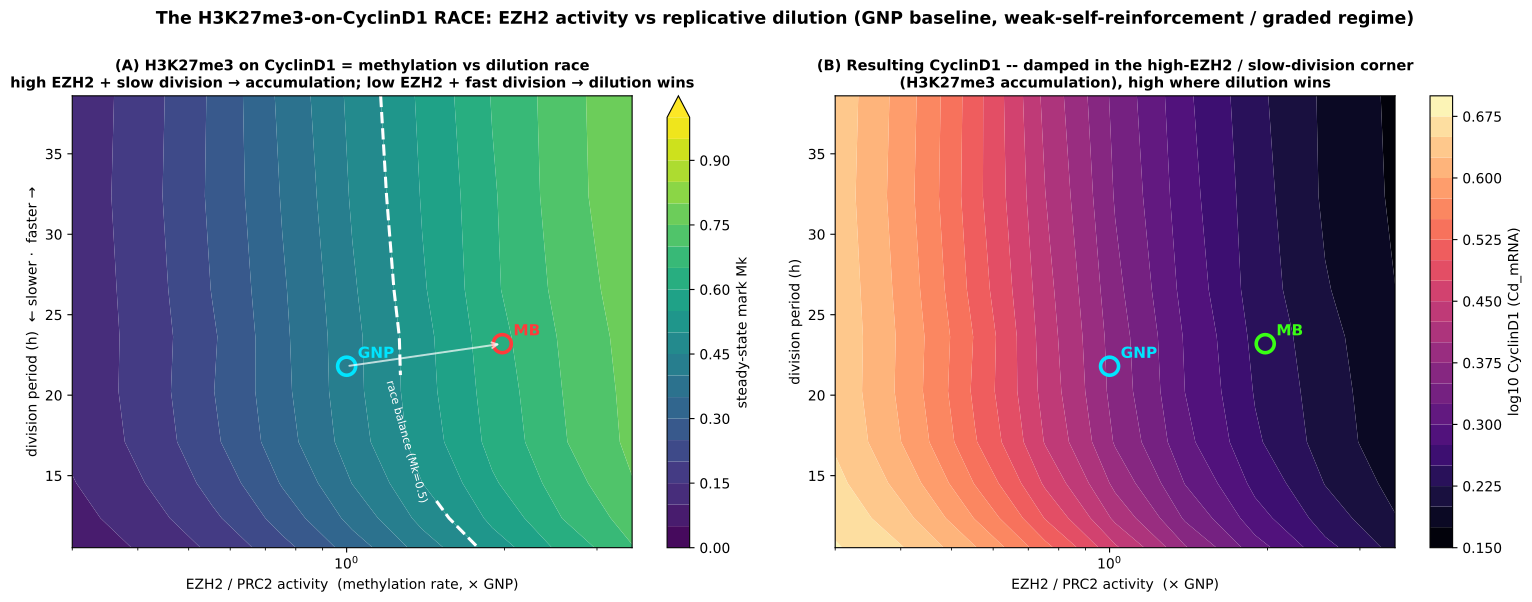

Write the Python code that produced this figure.
"""THE RACE: H3K27me3 on CyclinD1 as a competition between EZH2/PRC2 activity (methylation, fills the mark)
and REPLICATIVE DILUTION (mark halved every S; frequency = division rate). JP concept: with MORE EZH2
activity methylation OVERWHELMS dilution -> H3K27me3 accumulates -> CyclinD1 dampened (MB-like); with
INSUFFICIENT EZH2 dilution wins -> mark stays low -> CyclinD1 high (GNP-like). Slower division (MB's high
p16/p18/p21 brake) ALSO tips the race toward accumulation by removing dilution events. This is a GRADED
mechanism (not the self-reinforcing switch that broke the MB/GNP fold): the mark ends up HIGHER where EZH2
is higher and division slower, which is exactly the dose-graded feedback that yields CyclinD1 MB/GNP=5.07.

Phase map over EZH2 activity (methylation-rate x, relative to GNP baseline) x division period (h, set by
growth rate mu). Color = steady-state H3K27me3 (Mk) on CyclinD1 and the resulting CyclinD1 level. GNP and MB
operating points overlaid. Weak-self-reinforcement (baseline k_w_mk) regime = JP's rate-race, not a switch.

Run:  ./venv/bin/python simulations/sim_h3k27_dilution_race.py [--na=9] [--nmu=9] [--workers=9] [--fresh]
"""
import sys, os
sys.path.insert(0, os.path.dirname(os.path.dirname(os.path.abspath(__file__))))
import numpy as np
import matplotlib; matplotlib.use('Agg')
import matplotlib.pyplot as plt
import tellurium as te
import multiprocessing as mp
from src.build_model_v44_heldt import build_model_v44

SEL = ['time', 'Mk', 'Cd_mRNA', 'EZH2', 'Dna']
GNP = dict(SHH=0.5, Ptch1_copy_number=1.0, MYCN_amplification=1.0, p16=0.0, p18=0.464, kSyP21=0.002, HHi=0, EZH2i=0)
KW0, K00 = 0.00449887, 0.000540513          # baseline methylation-rate constants (scaled together by activity A)
SETTLE, REC, NP = 6000.0, 14000.0, 4000
CACHE = 'simulations/sim_h3k27_dilution_race_cache.npz'
_RR = None


def _init(_):
    global _RR
    _RR = te.loada(build_model_v44(with_ezh2=True, with_hh=True))
    _RR.integrator.setValue('relative_tolerance', 1e-6)
    try:
        _RR.integrator.setValue('maximum_num_steps', 1000000); _RR.integrator.setValue('maximum_time_step', 20.0)
    except Exception:
        pass


def _work(task):
    A, muv = task
    _RR.reset()
    for k, v in GNP.items():
        _RR[k] = v
    _RR['k_w_mk'] = A * KW0; _RR['k0_mk'] = A * K00; _RR['mu'] = float(muv)
    try:
        _RR.simulate(0, SETTLE, 2)
        d = _RR.simulate(SETTLE, SETTLE + REC, NP, selections=SEL)
    except Exception:
        return (A, muv, np.nan, np.nan, np.nan, 0)
    Dna = d['Dna']; div = np.where((Dna[:-1] > 0.9) & (Dna[1:] < 0.1))[0]
    t = d['time']; per = float(np.mean(np.diff(t[div])) / 60) if len(div) > 1 else np.nan
    return (A, muv, float(np.mean(d['Mk'])), float(np.mean(d['Cd_mRNA'])), per, int(len(div)))


def _arg(f, d):
    for a in sys.argv:
        if a.startswith(f + '='):
            return type(d)(a.split('=', 1)[1])
    return d


if __name__ == '__main__':
    NA = _arg('--na', 9); NMU = _arg('--nmu', 9); WORKERS = _arg('--workers', max(1, mp.cpu_count() - 1))
    A_VALS = np.round(np.exp(np.linspace(np.log(0.3), np.log(3.5), NA)), 3)   # EZH2/PRC2 activity x GNP baseline
    MU_VALS = np.round(np.exp(np.linspace(np.log(0.00030), np.log(0.00110), NMU)), 6)  # growth -> division rate
    if '--fresh' in sys.argv or not os.path.exists(CACHE):
        tasks = [(float(A), float(mu)) for A in A_VALS for mu in MU_VALS]
        print(f'{len(tasks)} cells: EZH2 activity {A_VALS[0]}-{A_VALS[-1]}x  x  mu {MU_VALS[0]}-{MU_VALS[-1]}', flush=True)
        with mp.get_context('spawn').Pool(WORKERS, initializer=_init, initargs=(None,)) as pool:
            res = list(pool.imap_unordered(_work, tasks, chunksize=4))
        MK = np.full((NA, NMU), np.nan); CD = np.full((NA, NMU), np.nan); PER = np.full((NA, NMU), np.nan); NDIV = np.zeros((NA, NMU))
        ai = {round(a, 3): i for i, a in enumerate(A_VALS)}; mj = {round(m, 6): j for j, m in enumerate(MU_VALS)}
        for A, mu, mk, cd, per, nd in res:
            i = ai[round(A, 3)]; j = mj[round(mu, 6)]; MK[i, j] = mk; CD[i, j] = cd; PER[i, j] = per; NDIV[i, j] = nd
        np.savez(CACHE, A_VALS=A_VALS, MU_VALS=MU_VALS, MK=MK, CD=CD, PER=PER, NDIV=NDIV)
        print('cached ->', CACHE, flush=True)

    z = np.load(CACHE)
    A_VALS, MU_VALS, MK, CD, PER, NDIV = z['A_VALS'], z['MU_VALS'], z['MK'], z['CD'], z['PER'], z['NDIV']
    # median period per mu column (for the y-axis in hours); use nan-robust
    per_axis = np.nanmedian(PER, axis=0)
    # operating points (from probe): GNP A=1.0 period~21.8h; MB EZH2 2.28/1.15=1.98, period~23.2h
    GNP_PT = (1.0, 21.8); MB_PT = (1.98, 23.2)

    fig, ax = plt.subplots(1, 2, figsize=(15.5, 6))
    Amesh, Pmesh = np.meshgrid(A_VALS, per_axis, indexing='ij')
    # (A) steady-state H3K27me3
    a = ax[0]
    cf = a.contourf(Amesh, Pmesh, MK, levels=np.linspace(0, 1, 21), cmap='viridis', extend='max')
    cs = a.contour(Amesh, Pmesh, MK, levels=[0.5], colors='white', linewidths=2.2, linestyles='--')
    a.clabel(cs, fmt='race balance (Mk=0.5)', fontsize=8)
    for (x, y), nm, c in [(GNP_PT, 'GNP', '#00e5ff'), (MB_PT, 'MB', '#ff3b3b')]:
        a.plot(x, y, 'o', ms=13, mfc='none', mec=c, mew=2.6); a.annotate(nm, (x, y), textcoords='offset points', xytext=(8, 6), color=c, fontweight='bold', fontsize=11)
    a.annotate('', MB_PT, GNP_PT, arrowprops=dict(arrowstyle='->', color='white', lw=1.4, alpha=0.7))
    a.set_xscale('log'); a.set_xlabel('EZH2 / PRC2 activity  (methylation rate, × GNP)'); a.set_ylabel('division period (h)  ← slower ·  faster →')
    a.set_title('(A) H3K27me3 on CyclinD1 = methylation vs dilution race\nhigh EZH2 + slow division → accumulation; low EZH2 + fast division → dilution wins', fontweight='bold', fontsize=10.5)
    fig.colorbar(cf, ax=a, label='steady-state mark Mk')
    # (B) resulting CyclinD1 (log) -- silencing corner
    a = ax[1]
    cf = a.contourf(Amesh, Pmesh, np.log10(CD), levels=20, cmap='magma')
    for (x, y), nm, c in [(GNP_PT, 'GNP', '#00e5ff'), (MB_PT, 'MB', '#39ff14')]:
        a.plot(x, y, 'o', ms=13, mfc='none', mec=c, mew=2.6); a.annotate(nm, (x, y), textcoords='offset points', xytext=(8, 6), color=c, fontweight='bold', fontsize=11)
    a.set_xscale('log'); a.set_xlabel('EZH2 / PRC2 activity  (× GNP)'); a.set_ylabel('division period (h)')
    a.set_title('(B) Resulting CyclinD1 -- damped in the high-EZH2 / slow-division corner\n(H3K27me3 accumulation), high where dilution wins', fontweight='bold', fontsize=10.5)
    cb = fig.colorbar(cf, ax=a); cb.set_label('log10 CyclinD1 (Cd_mRNA)')
    fig.suptitle('The H3K27me3-on-CyclinD1 RACE: EZH2 activity vs replicative dilution (GNP baseline, weak-self-reinforcement / graded regime)', fontsize=12.5, fontweight='bold', y=1.0)
    plt.tight_layout()
    plt.savefig('simulations/sim_h3k27_dilution_race.png', dpi=150, bbox_inches='tight')
    plt.savefig('simulations/sim_h3k27_dilution_race.pdf', bbox_inches='tight')
    print('Saved sim_h3k27_dilution_race.png')
    print('period axis (h):', np.round(per_axis, 1))
    print('Mk at GNP-ish (A=1):', np.round(MK[np.argmin(np.abs(A_VALS - 1.0))], 3))
    print('Mk at MB-ish (A~2):', np.round(MK[np.argmin(np.abs(A_VALS - 1.98))], 3))
